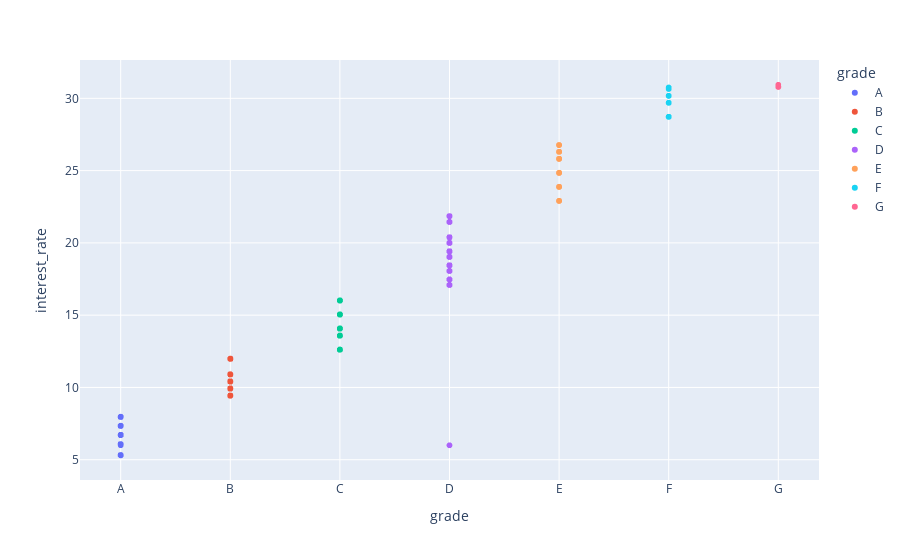

Write notebook code for a chart like this one.
### Markdown cell above
# Scatter Plot on interest rate and grade

### Code cell
from plotly.subplots import make_subplots
import plotly.graph_objects as go
import plotly.graph_objects as go
from plotly.subplots import make_subplots
import plotly.express as px

from scipy import stats

# df["grade"]= str(df["grade"])
# print(df["grade"].dtype)
loan_df = loan_df.sort_values(by="grade")
fig = px.scatter(loan_df, y="interest_rate", x="grade", color="grade",title = "")
fig.show()

### Figure 1 — Plotly figure (JSON) as saved in the notebook; plotly's stock layout.template omitted (floating-point values rounded to 4 significant figures; data arrays with more than 128 entries replaced by an {"elided": "..."} marker saying what was removed)
{"data": [{"hovertemplate": "grade=%{x}<br>interest_rate=%{y}<extra></extra>", "legendgroup": "A", "marker": {"color": "#636efa", "symbol": "circle"}, "mode": "markers", "name": "A", "showlegend": true, "type": "scattergl", "x": {"elided": "2459 str values"}, "xaxis": "x", "y": {"elided": "2459 float values"}, "yaxis": "y"}, {"hovertemplate": "grade=%{x}<br>interest_rate=%{y}<extra></extra>", "legendgroup": "B", "marker": {"color": "#EF553B", "symbol": "circle"}, "mode": "markers", "name": "B", "showlegend": true, "type": "scattergl", "x": {"elided": "3037 str values"}, "xaxis": "x", "y": {"elided": "3037 float values"}, "yaxis": "y"}, {"hovertemplate": "grade=%{x}<br>interest_rate=%{y}<extra></extra>", "legendgroup": "C", "marker": {"color": "#00cc96", "symbol": "circle"}, "mode": "markers", "name": "C", "showlegend": true, "type": "scattergl", "x": {"elided": "2653 str values"}, "xaxis": "x", "y": {"elided": "2653 float values"}, "yaxis": "y"}, {"hovertemplate": "grade=%{x}<br>interest_rate=%{y}<extra></extra>", "legendgroup": "D", "marker": {"color": "#ab63fa", "symbol": "circle"}, "mode": "markers", "name": "D", "showlegend": true, "type": "scattergl", "x": {"elided": "1446 str values"}, "xaxis": "x", "y": {"elided": "1446 float values"}, "yaxis": "y"}, {"hovertemplate": "grade=%{x}<br>interest_rate=%{y}<extra></extra>", "legendgroup": "E", "marker": {"color": "#FFA15A", "symbol": "circle"}, "mode": "markers", "name": "E", "showlegend": true, "type": "scattergl", "x": {"elided": "335 str values"}, "xaxis": "x", "y": {"elided": "335 float values"}, "yaxis": "y"}, {"hovertemplate": "grade=%{x}<br>interest_rate=%{y}<extra></extra>", "legendgroup": "F", "marker": {"color": "#19d3f3", "symbol": "circle"}, "mode": "markers", "name": "F", "showlegend": true, "type": "scattergl", "x": ["F", "F", "F", "F", "F", "F", "F", "F", "F", "F", "F", "F", "F", "F", "F", "F", "F", "F", "F", "F", "F", "F", "F", "F", "F", "F", "F", "F", "F", "F", "F", "F", "F", "F", "F", "F", "F", "F", "F", "F", "F", "F", "F", "F", "F", "F", "F", "F", "F", "F", "F", "F", "F", "F", "F", "F", "F", "F"], "xaxis": "x", "y": [28.72, 28.72, 28.72, 28.72, 28.72, 30.17, 29.69, 29.69, 30.75, 28.72, 28.72, 28.72, 30.17, 28.72, 30.17, 30.17, 28.72, 28.72, 28.72, 30.17, 28.72, 28.72, 29.69, 28.72, 28.72, 30.75, 29.69, 29.69, 28.72, 28.72, 28.72, 30.17, 28.72, 30.17, 30.75, 30.65, 30.75, 28.72, 29.69, 28.72, 28.72, 29.69, 30.17, 28.72, 28.72, 30.65, 30.65, 28.72, 29.69, 30.17, 28.72, 30.65, 29.69, 28.72, 30.65, 28.72, 28.72, 28.72], "yaxis": "y"}, {"hovertemplate": "grade=%{x}<br>interest_rate=%{y}<extra></extra>", "legendgroup": "G", "marker": {"color": "#FF6692", "symbol": "circle"}, "mode": "markers", "name": "G", "showlegend": true, "type": "scattergl", "x": ["G", "G", "G", "G", "G", "G", "G", "G", "G", "G", "G", "G"], "xaxis": "x", "y": [30.94, 30.79, 30.79, 30.79, 30.79, 30.79, 30.79, 30.79, 30.79, 30.79, 30.79, 30.79], "yaxis": "y"}], "layout": {"legend": {"title": {"text": "grade"}, "tracegroupgap": 0}, "margin": {"t": 60}, "xaxis": {"anchor": "y", "categoryarray": ["A", "B", "C", "D", "E", "F", "G"], "categoryorder": "array", "domain": [0, 1], "title": {"text": "grade"}}, "yaxis": {"anchor": "x", "domain": [0, 1], "title": {"text": "interest_rate"}}}}
